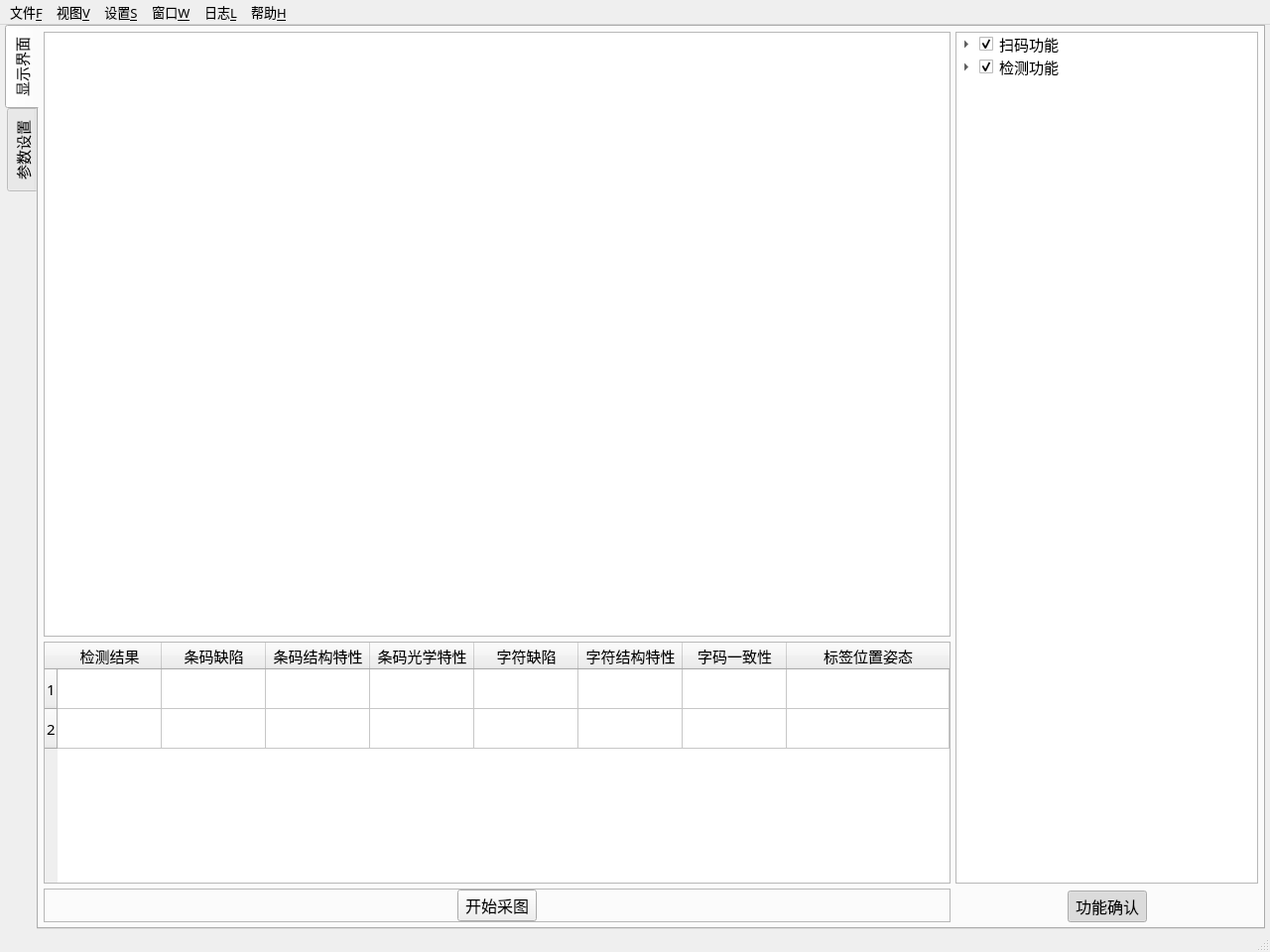
<?xml version="1.0" encoding="UTF-8"?>
<ui version="4.0">
 <class>MainWindow</class>
 <widget class="QMainWindow" name="MainWindow">
  <property name="geometry">
   <rect>
    <x>0</x>
    <y>0</y>
    <width>1280</width>
    <height>960</height>
   </rect>
  </property>
  <property name="font">
   <font>
    <family>Adobe Heiti Std</family>
    <pointsize>10</pointsize>
    <weight>50</weight>
    <bold>false</bold>
   </font>
  </property>
  <property name="windowTitle">
   <string>智能相机</string>
  </property>
  <property name="windowIcon">
   <iconset resource="Rose.qrc">
    <normaloff>:/Rose/camera.svg</normaloff>:/Rose/camera.svg</iconset>
  </property>
  <property name="windowOpacity">
   <double>1.000000000000000</double>
  </property>
  <property name="iconSize">
   <size>
    <width>20</width>
    <height>20</height>
   </size>
  </property>
  <widget class="QWidget" name="centralwidget">
   <property name="font">
    <font>
     <family>Adobe 黑体 Std R</family>
     <pointsize>12</pointsize>
     <weight>50</weight>
     <bold>false</bold>
    </font>
   </property>
   <layout class="QGridLayout" name="gridLayout">
    <property name="leftMargin">
     <number>5</number>
    </property>
    <property name="topMargin">
     <number>0</number>
    </property>
    <property name="rightMargin">
     <number>5</number>
    </property>
    <property name="bottomMargin">
     <number>0</number>
    </property>
    <property name="spacing">
     <number>0</number>
    </property>
    <item row="0" column="0">
     <widget class="QTabWidget" name="tabWidget">
      <property name="sizePolicy">
       <sizepolicy hsizetype="Preferred" vsizetype="Preferred">
        <horstretch>0</horstretch>
        <verstretch>0</verstretch>
       </sizepolicy>
      </property>
      <property name="font">
       <font>
        <family>Adobe 黑体 Std R</family>
        <pointsize>11</pointsize>
        <weight>50</weight>
        <bold>false</bold>
       </font>
      </property>
      <property name="tabPosition">
       <enum>QTabWidget::West</enum>
      </property>
      <property name="tabShape">
       <enum>QTabWidget::Rounded</enum>
      </property>
      <property name="currentIndex">
       <number>0</number>
      </property>
      <property name="iconSize">
       <size>
        <width>20</width>
        <height>20</height>
       </size>
      </property>
      <property name="documentMode">
       <bool>false</bool>
      </property>
      <property name="tabsClosable">
       <bool>false</bool>
      </property>
      <property name="movable">
       <bool>true</bool>
      </property>
      <property name="tabBarAutoHide">
       <bool>true</bool>
      </property>
      <widget class="QWidget" name="imageShow_table">
       <property name="font">
        <font>
         <family>Adobe 黑体 Std R</family>
         <pointsize>11</pointsize>
         <weight>50</weight>
         <bold>false</bold>
        </font>
       </property>
       <attribute name="icon">
        <iconset resource="Rose.qrc">
         <normaloff>:/Rose/camera.svg</normaloff>:/Rose/camera.svg</iconset>
       </attribute>
       <attribute name="title">
        <string>显示界面</string>
       </attribute>
       <layout class="QGridLayout" name="gridLayout_2" columnstretch="3,1" columnminimumwidth="0,0">
        <property name="leftMargin">
         <number>5</number>
        </property>
        <property name="topMargin">
         <number>5</number>
        </property>
        <property name="rightMargin">
         <number>5</number>
        </property>
        <property name="bottomMargin">
         <number>5</number>
        </property>
        <property name="spacing">
         <number>5</number>
        </property>
        <item row="0" column="0">
         <layout class="QVBoxLayout" name="verticalLayout" stretch="5,2,0">
          <property name="spacing">
           <number>5</number>
          </property>
          <item>
           <widget class="QGraphicsView" name="imageInput_img"/>
          </item>
          <item>
           <widget class="QTableWidget" name="tableWidget">
            <property name="showGrid">
             <bool>true</bool>
            </property>
            <property name="sortingEnabled">
             <bool>true</bool>
            </property>
            <attribute name="horizontalHeaderVisible">
             <bool>true</bool>
            </attribute>
            <attribute name="horizontalHeaderCascadingSectionResizes">
             <bool>false</bool>
            </attribute>
            <attribute name="horizontalHeaderMinimumSectionSize">
             <number>100</number>
            </attribute>
            <attribute name="horizontalHeaderDefaultSectionSize">
             <number>105</number>
            </attribute>
            <attribute name="horizontalHeaderShowSortIndicator" stdset="0">
             <bool>false</bool>
            </attribute>
            <attribute name="horizontalHeaderStretchLastSection">
             <bool>true</bool>
            </attribute>
            <attribute name="verticalHeaderMinimumSectionSize">
             <number>30</number>
            </attribute>
            <attribute name="verticalHeaderDefaultSectionSize">
             <number>40</number>
            </attribute>
            <attribute name="verticalHeaderShowSortIndicator" stdset="0">
             <bool>true</bool>
            </attribute>
            <attribute name="verticalHeaderStretchLastSection">
             <bool>false</bool>
            </attribute>
            <row>
             <property name="text">
              <string>1</string>
             </property>
            </row>
            <row>
             <property name="text">
              <string>2</string>
             </property>
            </row>
            <column>
             <property name="text">
              <string>检测结果</string>
             </property>
            </column>
            <column>
             <property name="text">
              <string>条码缺陷</string>
             </property>
            </column>
            <column>
             <property name="text">
              <string>条码结构特性</string>
             </property>
            </column>
            <column>
             <property name="text">
              <string>条码光学特性</string>
             </property>
            </column>
            <column>
             <property name="text">
              <string>字符缺陷</string>
             </property>
            </column>
            <column>
             <property name="text">
              <string>字符结构特性</string>
             </property>
            </column>
            <column>
             <property name="text">
              <string>字码一致性</string>
             </property>
            </column>
            <column>
             <property name="text">
              <string>标签位置姿态</string>
             </property>
            </column>
           </widget>
          </item>
          <item>
           <widget class="QFrame" name="frame">
            <property name="frameShape">
             <enum>QFrame::StyledPanel</enum>
            </property>
            <property name="frameShadow">
             <enum>QFrame::Raised</enum>
            </property>
            <layout class="QHBoxLayout" name="horizontalLayout_3" stretch="0,0,0">
             <property name="spacing">
              <number>0</number>
             </property>
             <property name="leftMargin">
              <number>0</number>
             </property>
             <property name="topMargin">
              <number>0</number>
             </property>
             <property name="rightMargin">
              <number>0</number>
             </property>
             <property name="bottomMargin">
              <number>0</number>
             </property>
             <item>
              <spacer name="horizontalSpacer">
               <property name="orientation">
                <enum>Qt::Horizontal</enum>
               </property>
               <property name="sizeHint" stdset="0">
                <size>
                 <width>394</width>
                 <height>20</height>
                </size>
               </property>
              </spacer>
             </item>
             <item>
              <widget class="QPushButton" name="imageCapture">
               <property name="sizePolicy">
                <sizepolicy hsizetype="Minimum" vsizetype="Fixed">
                 <horstretch>0</horstretch>
                 <verstretch>0</verstretch>
                </sizepolicy>
               </property>
               <property name="font">
                <font>
                 <family>Adobe 黑体 Std R</family>
                 <pointsize>12</pointsize>
                 <weight>50</weight>
                 <bold>false</bold>
                </font>
               </property>
               <property name="mouseTracking">
                <bool>false</bool>
               </property>
               <property name="toolTip">
                <string>&lt;html&gt;&lt;head/&gt;&lt;body&gt;&lt;p&gt;开始采集图像 Ctrl+P&lt;/p&gt;&lt;/body&gt;&lt;/html&gt;</string>
               </property>
               <property name="statusTip">
                <string>图像采集中</string>
               </property>
               <property name="layoutDirection">
                <enum>Qt::LeftToRight</enum>
               </property>
               <property name="autoFillBackground">
                <bool>false</bool>
               </property>
               <property name="styleSheet">
                <string notr="true"/>
               </property>
               <property name="text">
                <string>开始采图</string>
               </property>
               <property name="icon">
                <iconset resource="Rose.qrc">
                 <normaloff>:/Rose/start.svg</normaloff>:/Rose/start.svg</iconset>
               </property>
               <property name="shortcut">
                <string>Ctrl+P</string>
               </property>
               <property name="checkable">
                <bool>true</bool>
               </property>
               <property name="autoDefault">
                <bool>false</bool>
               </property>
               <property name="flat">
                <bool>false</bool>
               </property>
              </widget>
             </item>
             <item>
              <spacer name="horizontalSpacer_2">
               <property name="orientation">
                <enum>Qt::Horizontal</enum>
               </property>
               <property name="sizeHint" stdset="0">
                <size>
                 <width>309</width>
                 <height>20</height>
                </size>
               </property>
              </spacer>
             </item>
            </layout>
           </widget>
          </item>
         </layout>
        </item>
        <item row="0" column="1">
         <layout class="QVBoxLayout" name="verticalLayout_2">
          <property name="spacing">
           <number>7</number>
          </property>
          <item>
           <widget class="QTreeWidget" name="treeWidget">
            <property name="selectionMode">
             <enum>QAbstractItemView::ContiguousSelection</enum>
            </property>
            <property name="autoExpandDelay">
             <number>-1</number>
            </property>
            <property name="rootIsDecorated">
             <bool>true</bool>
            </property>
            <property name="uniformRowHeights">
             <bool>false</bool>
            </property>
            <property name="itemsExpandable">
             <bool>true</bool>
            </property>
            <property name="animated">
             <bool>true</bool>
            </property>
            <property name="allColumnsShowFocus">
             <bool>false</bool>
            </property>
            <property name="headerHidden">
             <bool>true</bool>
            </property>
            <attribute name="headerVisible">
             <bool>false</bool>
            </attribute>
            <attribute name="headerCascadingSectionResizes">
             <bool>false</bool>
            </attribute>
            <attribute name="headerDefaultSectionSize">
             <number>33</number>
            </attribute>
            <attribute name="headerHighlightSections">
             <bool>true</bool>
            </attribute>
            <attribute name="headerStretchLastSection">
             <bool>true</bool>
            </attribute>
            <column>
             <property name="text">
              <string>功能选项</string>
             </property>
            </column>
            <item>
             <property name="text">
              <string>扫码功能</string>
             </property>
             <property name="checkState">
              <enum>Checked</enum>
             </property>
             <item>
              <property name="text">
               <string>一维码</string>
              </property>
              <property name="checkState">
               <enum>Checked</enum>
              </property>
              <item>
               <property name="text">
                <string>商品码</string>
               </property>
               <property name="checkState">
                <enum>Checked</enum>
               </property>
               <item>
                <property name="text">
                 <string>UPC-A</string>
                </property>
                <property name="checkState">
                 <enum>Checked</enum>
                </property>
               </item>
               <item>
                <property name="text">
                 <string>UPC-E</string>
                </property>
                <property name="checkState">
                 <enum>Checked</enum>
                </property>
               </item>
               <item>
                <property name="text">
                 <string>EAN-8</string>
                </property>
                <property name="checkState">
                 <enum>Checked</enum>
                </property>
               </item>
               <item>
                <property name="text">
                 <string>EAN-13</string>
                </property>
                <property name="checkState">
                 <enum>Checked</enum>
                </property>
               </item>
               <item>
                <property name="text">
                 <string>UPC/EAN Extension 2/5</string>
                </property>
                <property name="checkState">
                 <enum>Checked</enum>
                </property>
               </item>
              </item>
              <item>
               <property name="text">
                <string>工业码</string>
               </property>
               <property name="checkState">
                <enum>Checked</enum>
               </property>
               <item>
                <property name="text">
                 <string>Code 39</string>
                </property>
                <property name="checkState">
                 <enum>Checked</enum>
                </property>
               </item>
               <item>
                <property name="text">
                 <string>Code 93</string>
                </property>
                <property name="checkState">
                 <enum>Checked</enum>
                </property>
               </item>
               <item>
                <property name="text">
                 <string>Code 128</string>
                </property>
                <property name="checkState">
                 <enum>Checked</enum>
                </property>
               </item>
               <item>
                <property name="text">
                 <string>Codebar</string>
                </property>
                <property name="checkState">
                 <enum>Checked</enum>
                </property>
               </item>
               <item>
                <property name="text">
                 <string>ITF</string>
                </property>
                <property name="checkState">
                 <enum>Checked</enum>
                </property>
               </item>
              </item>
             </item>
             <item>
              <property name="text">
               <string>二维码</string>
              </property>
              <property name="checkState">
               <enum>Checked</enum>
              </property>
              <item>
               <property name="text">
                <string>QR Code</string>
               </property>
               <property name="checkState">
                <enum>Checked</enum>
               </property>
              </item>
              <item>
               <property name="text">
                <string>Data Matrix</string>
               </property>
               <property name="checkState">
                <enum>Checked</enum>
               </property>
              </item>
              <item>
               <property name="text">
                <string>Aztec</string>
               </property>
               <property name="checkState">
                <enum>Checked</enum>
               </property>
              </item>
              <item>
               <property name="text">
                <string>PDF 417</string>
               </property>
               <property name="checkState">
                <enum>Checked</enum>
               </property>
              </item>
              <item>
               <property name="text">
                <string>MaxiCode</string>
               </property>
               <property name="checkState">
                <enum>Checked</enum>
               </property>
              </item>
              <item>
               <property name="text">
                <string>RSS-14</string>
               </property>
               <property name="checkState">
                <enum>Checked</enum>
               </property>
              </item>
              <item>
               <property name="text">
                <string>RSS-Expanded</string>
               </property>
               <property name="checkState">
                <enum>Checked</enum>
               </property>
              </item>
             </item>
            </item>
            <item>
             <property name="text">
              <string>检测功能</string>
             </property>
             <property name="checkState">
              <enum>Checked</enum>
             </property>
             <item>
              <property name="text">
               <string>条码检测</string>
              </property>
              <property name="checkState">
               <enum>Checked</enum>
              </property>
              <item>
               <property name="text">
                <string>条码缺陷</string>
               </property>
               <property name="checkState">
                <enum>Checked</enum>
               </property>
              </item>
              <item>
               <property name="text">
                <string>条码结构特性</string>
               </property>
               <property name="checkState">
                <enum>Checked</enum>
               </property>
              </item>
              <item>
               <property name="text">
                <string>条码光学特性</string>
               </property>
               <property name="checkState">
                <enum>Checked</enum>
               </property>
              </item>
              <item>
               <property name="text">
                <string>标签位置姿态</string>
               </property>
               <property name="checkState">
                <enum>Checked</enum>
               </property>
              </item>
             </item>
             <item>
              <property name="text">
               <string>字符检测</string>
              </property>
              <property name="checkState">
               <enum>Checked</enum>
              </property>
              <item>
               <property name="text">
                <string>字符缺陷</string>
               </property>
               <property name="checkState">
                <enum>Checked</enum>
               </property>
              </item>
              <item>
               <property name="text">
                <string>字码一致性</string>
               </property>
               <property name="checkState">
                <enum>Checked</enum>
               </property>
              </item>
              <item>
               <property name="text">
                <string>字符结构特性</string>
               </property>
               <property name="checkState">
                <enum>Checked</enum>
               </property>
              </item>
             </item>
            </item>
           </widget>
          </item>
          <item>
           <widget class="QFrame" name="frame_2">
            <layout class="QHBoxLayout" name="horizontalLayout_4">
             <property name="spacing">
              <number>0</number>
             </property>
             <property name="leftMargin">
              <number>0</number>
             </property>
             <property name="topMargin">
              <number>0</number>
             </property>
             <property name="rightMargin">
              <number>0</number>
             </property>
             <property name="bottomMargin">
              <number>0</number>
             </property>
             <item>
              <spacer name="horizontalSpacer_3">
               <property name="orientation">
                <enum>Qt::Horizontal</enum>
               </property>
               <property name="sizeHint" stdset="0">
                <size>
                 <width>40</width>
                 <height>20</height>
                </size>
               </property>
              </spacer>
             </item>
             <item>
              <widget class="QPushButton" name="pushButton">
               <property name="font">
                <font>
                 <family>Adobe 黑体 Std R</family>
                 <pointsize>12</pointsize>
                 <weight>50</weight>
                 <bold>false</bold>
                </font>
               </property>
               <property name="text">
                <string>功能确认</string>
               </property>
               <property name="checkable">
                <bool>true</bool>
               </property>
               <property name="checked">
                <bool>true</bool>
               </property>
              </widget>
             </item>
             <item>
              <spacer name="horizontalSpacer_4">
               <property name="orientation">
                <enum>Qt::Horizontal</enum>
               </property>
               <property name="sizeHint" stdset="0">
                <size>
                 <width>40</width>
                 <height>20</height>
                </size>
               </property>
              </spacer>
             </item>
            </layout>
           </widget>
          </item>
         </layout>
        </item>
       </layout>
      </widget>
      <widget class="QWidget" name="parameter_table">
       <property name="font">
        <font>
         <family>Adobe 黑体 Std R</family>
         <pointsize>12</pointsize>
         <weight>50</weight>
         <bold>false</bold>
        </font>
       </property>
       <attribute name="icon">
        <iconset resource="Rose.qrc">
         <normaloff>:/Rose/save.svg</normaloff>:/Rose/save.svg</iconset>
       </attribute>
       <attribute name="title">
        <string>参数设置</string>
       </attribute>
       <layout class="QGridLayout" name="gridLayout_3">
        <property name="leftMargin">
         <number>0</number>
        </property>
        <property name="topMargin">
         <number>0</number>
        </property>
        <property name="rightMargin">
         <number>0</number>
        </property>
        <property name="bottomMargin">
         <number>0</number>
        </property>
        <property name="spacing">
         <number>0</number>
        </property>
        <item row="0" column="0">
         <widget class="QScrollArea" name="scrollArea">
          <property name="font">
           <font>
            <family>Adobe 黑体 Std R</family>
            <pointsize>12</pointsize>
            <weight>50</weight>
            <bold>false</bold>
           </font>
          </property>
          <property name="autoFillBackground">
           <bool>false</bool>
          </property>
          <property name="styleSheet">
           <string notr="true">background-color:transparent;</string>
          </property>
          <property name="frameShape">
           <enum>QFrame::NoFrame</enum>
          </property>
          <property name="frameShadow">
           <enum>QFrame::Plain</enum>
          </property>
          <property name="lineWidth">
           <number>0</number>
          </property>
          <property name="verticalScrollBarPolicy">
           <enum>Qt::ScrollBarAlwaysOn</enum>
          </property>
          <property name="horizontalScrollBarPolicy">
           <enum>Qt::ScrollBarAlwaysOn</enum>
          </property>
          <property name="widgetResizable">
           <bool>true</bool>
          </property>
          <widget class="QWidget" name="scrollAreaWidgetContents">
           <property name="geometry">
            <rect>
             <x>0</x>
             <y>0</y>
             <width>1213</width>
             <height>880</height>
            </rect>
           </property>
           <property name="font">
            <font>
             <family>Adobe 黑体 Std R</family>
             <pointsize>11</pointsize>
             <weight>50</weight>
             <bold>false</bold>
            </font>
           </property>
           <layout class="QGridLayout" name="gridLayout_4">
            <property name="leftMargin">
             <number>5</number>
            </property>
            <property name="topMargin">
             <number>5</number>
            </property>
            <property name="rightMargin">
             <number>0</number>
            </property>
            <property name="bottomMargin">
             <number>0</number>
            </property>
            <property name="spacing">
             <number>0</number>
            </property>
            <item row="0" column="0">
             <widget class="QToolBox" name="toolBox">
              <property name="font">
               <font>
                <family>Adobe 黑体 Std R</family>
                <pointsize>12</pointsize>
                <weight>50</weight>
                <bold>false</bold>
               </font>
              </property>
              <property name="currentIndex">
               <number>0</number>
              </property>
              <property name="tabSpacing">
               <number>5</number>
              </property>
              <widget class="QWidget" name="codesacn_para">
               <property name="geometry">
                <rect>
                 <x>0</x>
                 <y>0</y>
                 <width>1208</width>
                 <height>799</height>
                </rect>
               </property>
               <property name="font">
                <font>
                 <family>Adobe 黑体 Std R</family>
                 <pointsize>12</pointsize>
                 <weight>50</weight>
                 <bold>false</bold>
                </font>
               </property>
               <attribute name="label">
                <string>扫码参数</string>
               </attribute>
               <layout class="QGridLayout" name="gridLayout_5">
                <property name="leftMargin">
                 <number>0</number>
                </property>
                <property name="topMargin">
                 <number>0</number>
                </property>
                <property name="rightMargin">
                 <number>0</number>
                </property>
                <property name="bottomMargin">
                 <number>0</number>
                </property>
                <property name="spacing">
                 <number>0</number>
                </property>
                <item row="0" column="0">
                 <widget class="QScrollArea" name="scrollArea_2">
                  <property name="font">
                   <font>
                    <family>Adobe 黑体 Std R</family>
                    <pointsize>12</pointsize>
                    <weight>50</weight>
                    <bold>false</bold>
                   </font>
                  </property>
                  <property name="frameShape">
                   <enum>QFrame::Box</enum>
                  </property>
                  <property name="frameShadow">
                   <enum>QFrame::Plain</enum>
                  </property>
                  <property name="verticalScrollBarPolicy">
                   <enum>Qt::ScrollBarAlwaysOn</enum>
                  </property>
                  <property name="horizontalScrollBarPolicy">
                   <enum>Qt::ScrollBarAlwaysOn</enum>
                  </property>
                  <property name="widgetResizable">
                   <bool>true</bool>
                  </property>
                  <widget class="QWidget" name="scrollAreaWidgetContents_2">
                   <property name="geometry">
                    <rect>
                     <x>0</x>
                     <y>0</y>
                     <width>1185</width>
                     <height>776</height>
                    </rect>
                   </property>
                   <property name="font">
                    <font>
                     <family>Adobe 黑体 Std R</family>
                     <pointsize>12</pointsize>
                     <weight>50</weight>
                     <bold>false</bold>
                    </font>
                   </property>
                  </widget>
                 </widget>
                </item>
               </layout>
              </widget>
              <widget class="QWidget" name="detect_para">
               <property name="geometry">
                <rect>
                 <x>0</x>
                 <y>0</y>
                 <width>87</width>
                 <height>87</height>
                </rect>
               </property>
               <property name="font">
                <font>
                 <family>Adobe 黑体 Std R</family>
                 <pointsize>12</pointsize>
                 <weight>50</weight>
                 <bold>false</bold>
                </font>
               </property>
               <attribute name="label">
                <string>检测参数</string>
               </attribute>
               <layout class="QGridLayout" name="gridLayout_6">
                <property name="leftMargin">
                 <number>0</number>
                </property>
                <property name="topMargin">
                 <number>0</number>
                </property>
                <property name="rightMargin">
                 <number>0</number>
                </property>
                <property name="bottomMargin">
                 <number>0</number>
                </property>
                <property name="spacing">
                 <number>0</number>
                </property>
                <item row="0" column="0">
                 <widget class="QScrollArea" name="scrollArea_3">
                  <property name="font">
                   <font>
                    <family>Adobe 黑体 Std R</family>
                    <pointsize>12</pointsize>
                    <weight>50</weight>
                    <bold>false</bold>
                   </font>
                  </property>
                  <property name="frameShape">
                   <enum>QFrame::Box</enum>
                  </property>
                  <property name="frameShadow">
                   <enum>QFrame::Plain</enum>
                  </property>
                  <property name="verticalScrollBarPolicy">
                   <enum>Qt::ScrollBarAlwaysOn</enum>
                  </property>
                  <property name="horizontalScrollBarPolicy">
                   <enum>Qt::ScrollBarAlwaysOn</enum>
                  </property>
                  <property name="widgetResizable">
                   <bool>true</bool>
                  </property>
                  <widget class="QWidget" name="scrollAreaWidgetContents_3">
                   <property name="geometry">
                    <rect>
                     <x>0</x>
                     <y>0</y>
                     <width>64</width>
                     <height>36</height>
                    </rect>
                   </property>
                   <property name="font">
                    <font>
                     <family>Adobe 黑体 Std R</family>
                     <pointsize>12</pointsize>
                     <weight>50</weight>
                     <bold>false</bold>
                    </font>
                   </property>
                  </widget>
                 </widget>
                </item>
               </layout>
              </widget>
             </widget>
            </item>
           </layout>
          </widget>
         </widget>
        </item>
       </layout>
      </widget>
     </widget>
    </item>
   </layout>
  </widget>
  <widget class="QMenuBar" name="menubar">
   <property name="geometry">
    <rect>
     <x>0</x>
     <y>0</y>
     <width>1280</width>
     <height>27</height>
    </rect>
   </property>
   <property name="font">
    <font>
     <family>Adobe 黑体 Std R</family>
     <pointsize>10</pointsize>
     <weight>50</weight>
     <bold>false</bold>
    </font>
   </property>
   <widget class="QMenu" name="file">
    <property name="geometry">
     <rect>
      <x>265</x>
      <y>111</y>
      <width>147</width>
      <height>131</height>
     </rect>
    </property>
    <property name="title">
     <string>文件&amp;F</string>
    </property>
    <addaction name="open"/>
    <addaction name="save"/>
    <addaction name="saveAs"/>
   </widget>
   <widget class="QMenu" name="log">
    <property name="title">
     <string>日志&amp;L</string>
    </property>
    <addaction name="showLog"/>
    <addaction name="logLocation"/>
   </widget>
   <widget class="QMenu" name="help">
    <property name="title">
     <string>帮助&amp;H</string>
    </property>
    <addaction name="tutorials"/>
    <addaction name="separator"/>
    <addaction name="about"/>
   </widget>
   <widget class="QMenu" name="view">
    <property name="title">
     <string>视图&amp;V</string>
    </property>
    <addaction name="function"/>
   </widget>
   <widget class="QMenu" name="setting">
    <property name="title">
     <string>设置&amp;S</string>
    </property>
    <addaction name="actionzhuto"/>
    <addaction name="actionziti"/>
   </widget>
   <widget class="QMenu" name="window">
    <property name="title">
     <string>窗口&amp;W</string>
    </property>
    <addaction name="minimize"/>
   </widget>
   <addaction name="file"/>
   <addaction name="view"/>
   <addaction name="setting"/>
   <addaction name="window"/>
   <addaction name="log"/>
   <addaction name="help"/>
  </widget>
  <widget class="QStatusBar" name="statusbar">
   <property name="font">
    <font>
     <family>Adobe 黑体 Std R</family>
     <pointsize>10</pointsize>
     <weight>50</weight>
     <bold>false</bold>
    </font>
   </property>
  </widget>
  <action name="tutorials">
   <property name="text">
    <string>教程&amp;T</string>
   </property>
  </action>
  <action name="about">
   <property name="text">
    <string>关于&amp;A</string>
   </property>
  </action>
  <action name="showLog">
   <property name="text">
    <string>查看当前日志&amp;E</string>
   </property>
  </action>
  <action name="open">
   <property name="text">
    <string>打开&amp;O</string>
   </property>
   <property name="shortcut">
    <string>Ctrl+O</string>
   </property>
  </action>
  <action name="save">
   <property name="text">
    <string>保存&amp;S</string>
   </property>
   <property name="shortcut">
    <string>Ctrl+S</string>
   </property>
  </action>
  <action name="saveAs">
   <property name="text">
    <string>另存为&amp;S&amp;A</string>
   </property>
   <property name="shortcut">
    <string>Ctrl+S, Ctrl+A</string>
   </property>
  </action>
  <action name="logLocation">
   <property name="text">
    <string>打开日志所在位置&amp;O</string>
   </property>
  </action>
  <action name="minimize">
   <property name="text">
    <string>最小化&amp;M</string>
   </property>
   <property name="shortcut">
    <string>Ctrl+M</string>
   </property>
  </action>
  <action name="function">
   <property name="checkable">
    <bool>true</bool>
   </property>
   <property name="checked">
    <bool>true</bool>
   </property>
   <property name="text">
    <string>功能&amp;F</string>
   </property>
  </action>
  <action name="actionzhuto">
   <property name="text">
    <string>主题&amp;T</string>
   </property>
  </action>
  <action name="actionziti">
   <property name="text">
    <string>字体&amp;F</string>
   </property>
  </action>
 </widget>
 <tabstops>
  <tabstop>tabWidget</tabstop>
  <tabstop>imageCapture</tabstop>
  <tabstop>imageInput_img</tabstop>
 </tabstops>
 <resources>
  <include location="Rose.qrc"/>
  <include location="Blue.qrc"/>
 </resources>
 <connections>
  <connection>
   <sender>imageCapture</sender>
   <signal>clicked()</signal>
   <receiver>imageInput_img</receiver>
   <slot>show()</slot>
   <hints>
    <hint type="sourcelabel">
     <x>496</x>
     <y>913</y>
    </hint>
    <hint type="destinationlabel">
     <x>496</x>
     <y>351</y>
    </hint>
   </hints>
  </connection>
 </connections>
</ui>
